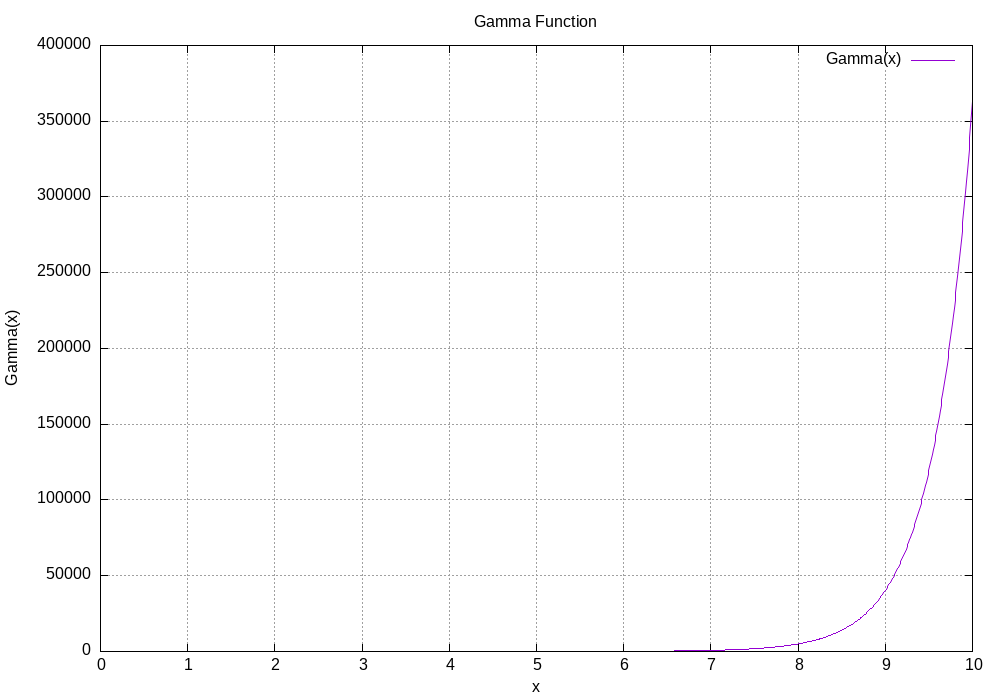

gnuplot code for this plot:
set terminal png size 1000,700
set output "gamma_plot.png"

set title "Gamma Function"
set xlabel "x"
set ylabel "Gamma(x)"

set grid

plot "gamma_data.txt" using 1:2 with lines title "Gamma(x)"
